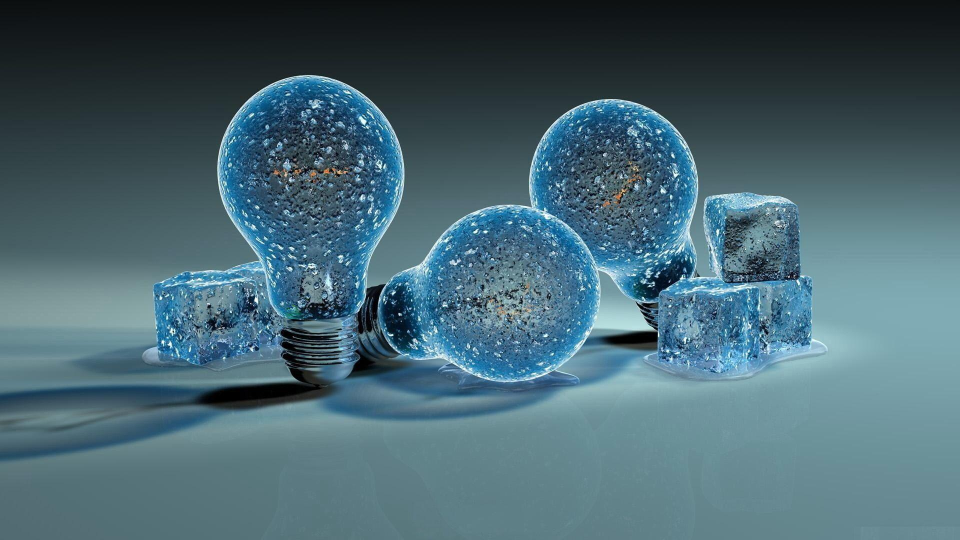
#> input picture images/wallpaper2.jpg, 1920 x 1080 px (shown at 1/2 size)
$ python histogram.py
#> lines starting #> are read from the running program, lines starting #| are printed output that depends on the picture; after the words box and inside, x2 and y2 are one past the last pixel; in counts of white or black regions, pixels touching at a corner belong together
import cv2 as cv
import matplotlib.pyplot as plt
import numpy as np

img = cv.imread('images/wallpaper2.jpg')
#> img is the input picture: shape (1080, 1920, 3); mean B, G, R 113, 102, 72.3
img = cv.resize(img, (1000, 500), interpolation=cv.INTER_AREA)
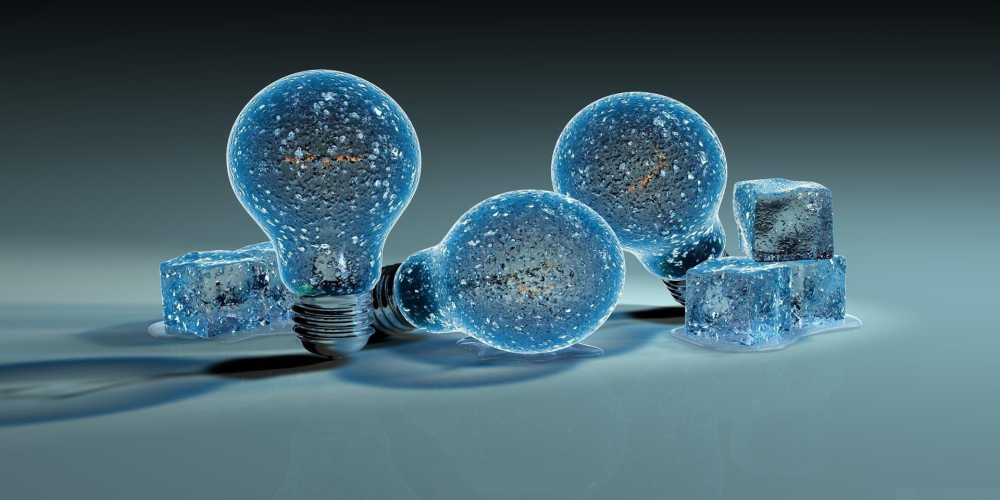
#> img: shape (500, 1000, 3); mean B, G, R 113, 102, 72.3
cv.imshow('image', img)

# [20 lines of commented-out code are left out]
blank = np.zeros(img.shape[:2], dtype='uint8')
cirle = cv.circle(blank, (img.shape[1] // 2, img.shape[0] // 2), 100, 255, -1)
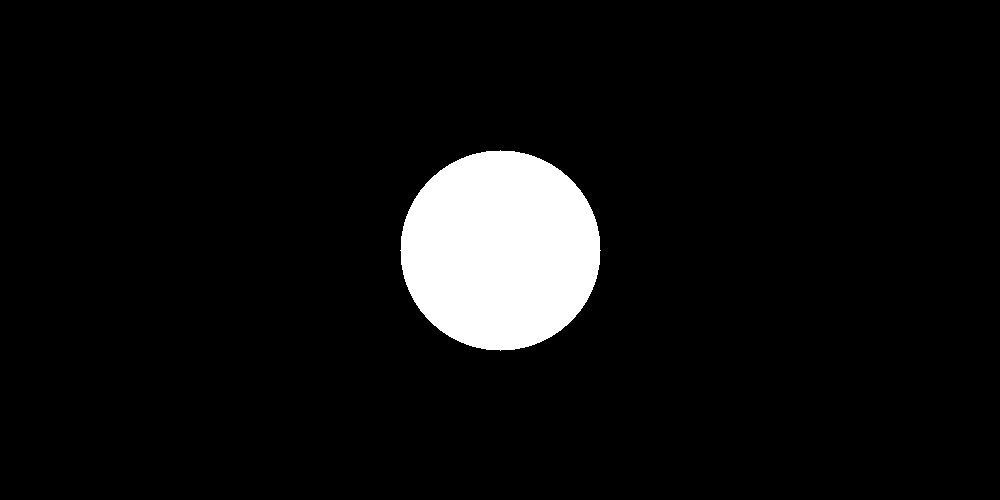
#> blank: shape (500, 1000); 6.3% white; 1 white region, box (x1, y1, x2, y2) and area: (400, 150, 601, 351) 31417

mask = cv.bitwise_and(img, img, mask=cirle)
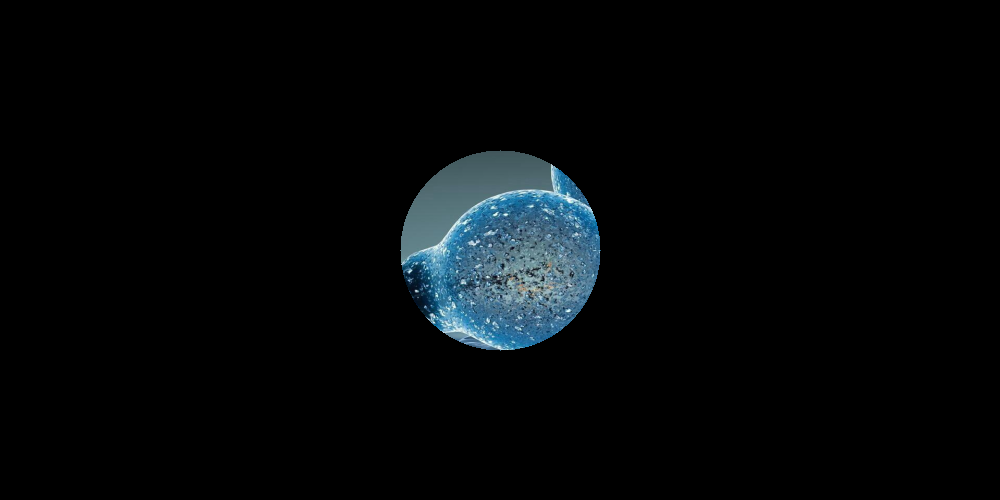
#> mask: shape (500, 1000, 3); mean B, G, R 8.9, 7.5, 4.8
cv.imshow('mask', mask)


plt.figure()
plt.title('Color Histogram')
plt.xlabel('Bins')
plt.ylabel('No. of pixels')
colors = ('b', 'g', 'r')
for i, color in enumerate(colors):
    colorHist = cv.calcHist([img], [i], cirle, [256], [0, 256])
    plt.plot(colorHist, color=color)
    plt.xlim([0, 256])
plt.show()
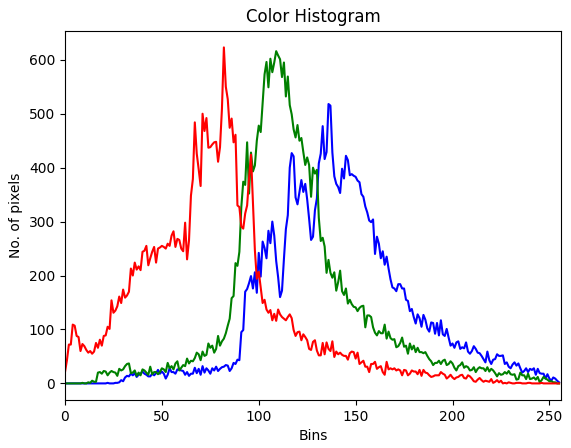
#> figure drawn by matplotlib, 1 panel; curve peaks at x = 136, y = 518; curve peaks at x = 109, y = 616; curve peaks at x = 82, y = 623

cv.waitKey(0)

$ run again, with images/wallpaper3.jpg copied over images/wallpaper2.jpg
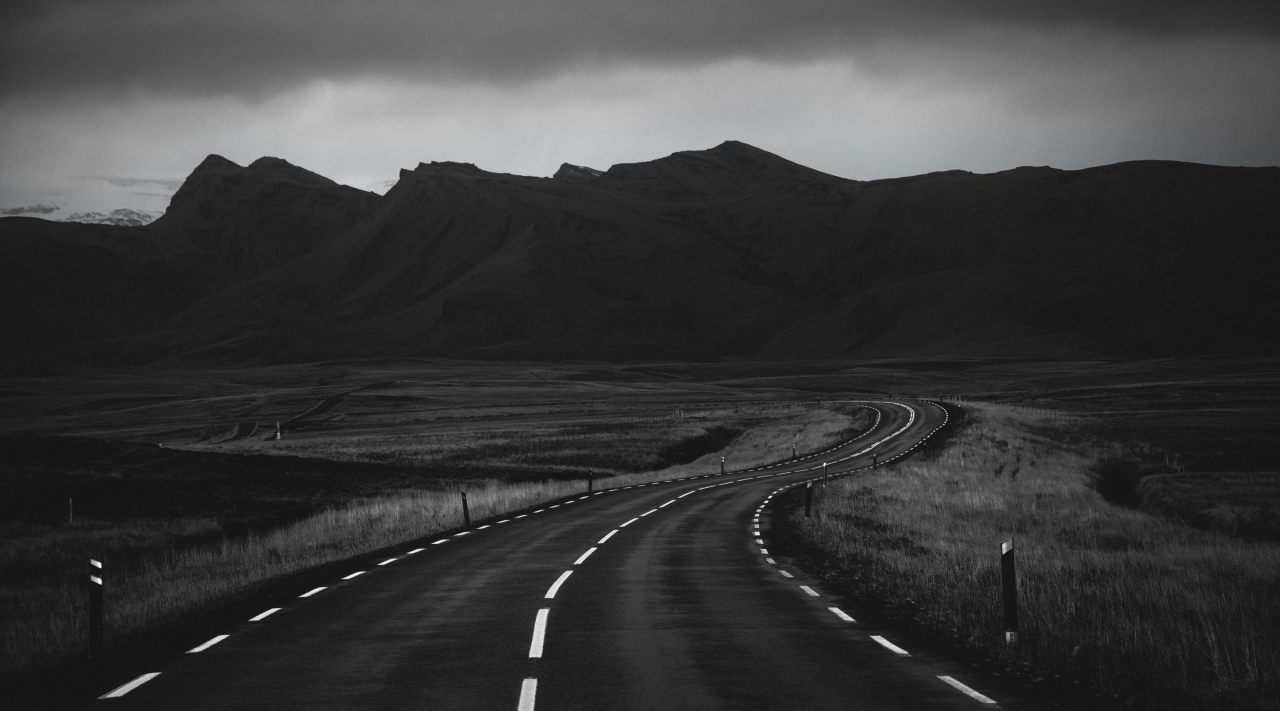
#> input picture images/wallpaper3.jpg, 3840 x 2131 px (shown at 1/3 size)
#> img is the input picture: shape (2131, 3840, 3); mean B, G, R 59.6, 59.4, 59.2
#> img: shape (500, 1000, 3)
#> blank: shape (500, 1000); 6.3% white; 1 white region, box (x1, y1, x2, y2) and area: (400, 150, 601, 351) 31417
#> `mask = cv.bitwise_and(img, img, mask=cirle)`:
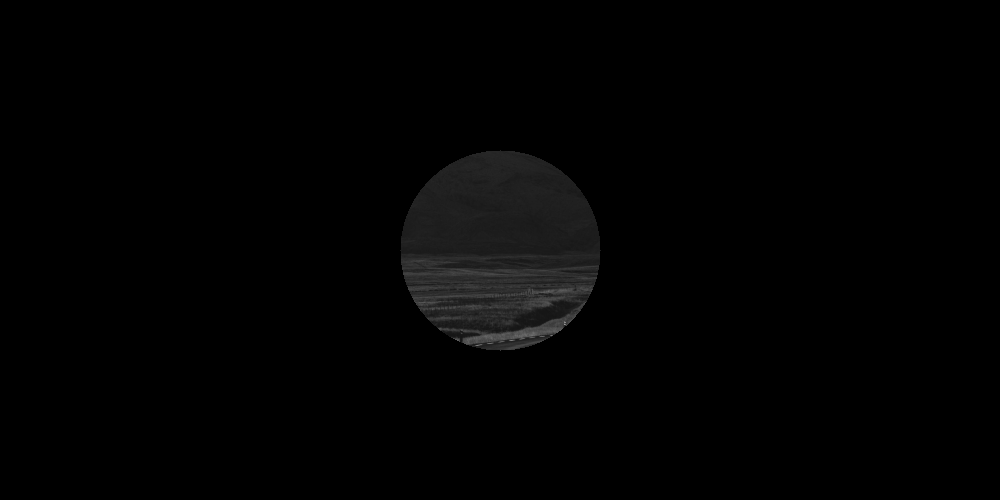
#> mask: shape (500, 1000, 3); min 0, max 149, mean 2.4
#> `plt.show()`:
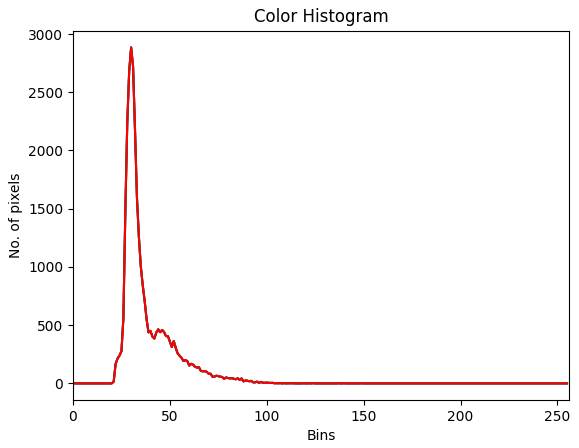
#> figure drawn by matplotlib, 1 panel; curve peaks at x = 30, y = 2885; curve peaks at x = 30, y = 2885; curve peaks at x = 30, y = 2885
